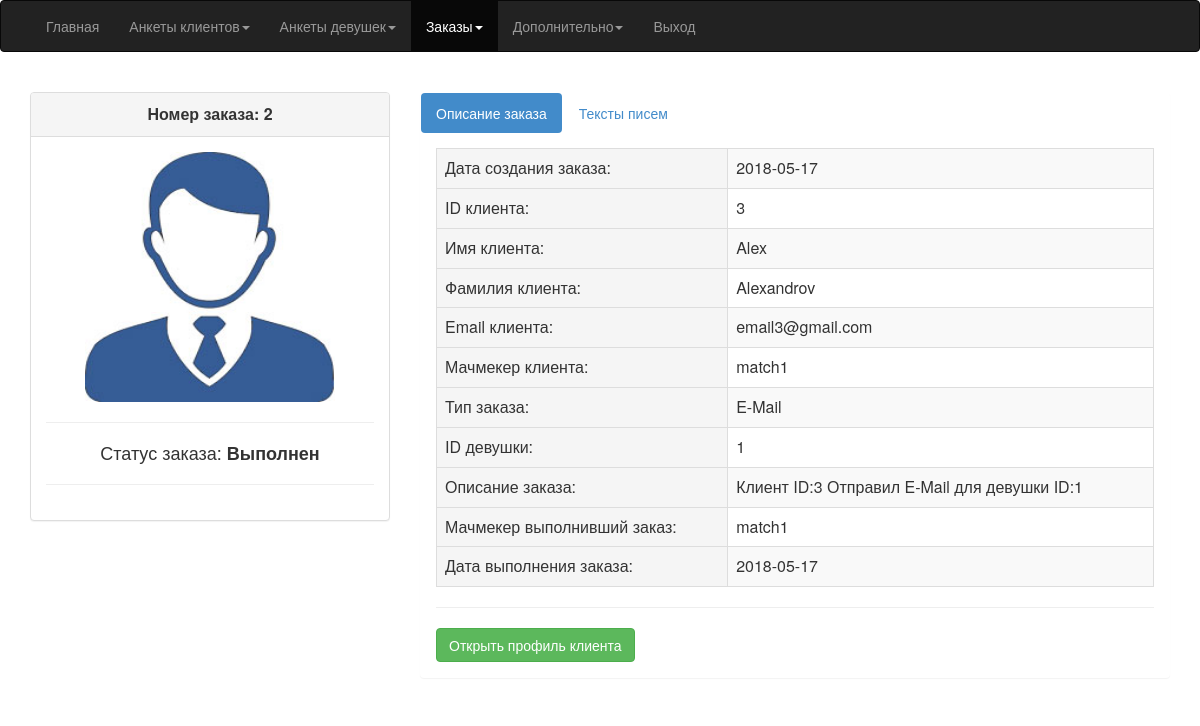
Page /matchmaker/order.php?order_id=2 (signed in) on the committed database.
### tables this page shows
CREATE TABLE IF NOT EXISTS `orders` (
  `order_id` int(11) NOT NULL AUTO_INCREMENT,
  `user_id` int(11) NOT NULL,
  `user_email` varchar(128) NOT NULL,
  `girl_id` int(11) NOT NULL,
  `type` int(11) NOT NULL,
  `match_login_processed` varchar(64) NOT NULL,
  `description1` text NOT NULL,
  `description2` text NOT NULL,
  `description3` text NOT NULL,
  `date_add` date NOT NULL,
  `date_end` date NOT NULL,
  `status` int(11) NOT NULL DEFAULT '0',
  PRIMARY KEY (`order_id`)
);

CREATE TABLE IF NOT EXISTS `girls` (
  `girl_id` int(11) NOT NULL AUTO_INCREMENT,
  `first_name` varchar(64) NOT NULL,
  `last_name` varchar(64) NOT NULL,
  `country` varchar(64) NOT NULL,
  `city` varchar(64) NOT NULL,
  `birthday` date NOT NULL,
  `foto` varchar(128) NOT NULL,
  `video` varchar(256) NOT NULL,
  `gallery_status` varchar(8) NOT NULL DEFAULT '0',
  `login_match` varchar(64) NOT NULL,
  `dreams` text NOT NULL,
  `meeting` text NOT NULL,
  `question1` text NOT NULL,
  `question2` text NOT NULL,
  `question3` text NOT NULL,
  `question4` text NOT NULL,
  `question5` text NOT NULL,
  `question6` text NOT NULL,
  `question7` text NOT NULL,
  `question8` text NOT NULL,
  `question9` text NOT NULL,
  `question10` text NOT NULL,
  `question11` text NOT NULL,
  `question12` text NOT NULL,
  `question13` text NOT NULL,
  `question14` text NOT NULL,
  `question15` text NOT NULL,
  `question16` text NOT NULL,
  `question17` text NOT NULL,
  `question18` text NOT NULL,
  `question19` text NOT NULL,
  `question20` text NOT NULL,
  `question21` text NOT NULL,
  `question22` text NOT NULL,
  `question23` text NOT NULL,
  `question24` text NOT NULL,
  `question25` text NOT NULL,
  `question26` text NOT NULL,
  `question27` text NOT NULL,
  `question28` text NOT NULL,
  `question29` text NOT NULL,
  `question30` text NOT NULL,
  `question31` text NOT NULL,
  `question32` text NOT NULL,
  `question33` text NOT NULL,
  `question34` text NOT NULL,
  `question35` text NOT NULL,
  `question36` text NOT NULL,
  `question37` text NOT NULL,
  `question38` text NOT NULL,
  `question39` text NOT NULL,
  `question40` text NOT NULL,
  `question41` text NOT NULL,
  `question42` text NOT NULL,
  `question43` text NOT NULL,
  `question44` text NOT NULL,
  `question45` text NOT NULL,
  `question46` text NOT NULL,
  `question47` text NOT NULL,
  `question48` text NOT NULL,
  PRIMARY KEY (`girl_id`)
);

CREATE TABLE IF NOT EXISTS `clients` (
  `user_id` int(11) NOT NULL AUTO_INCREMENT,
  `email_client` varchar(128) NOT NULL,
  `password` varchar(128) NOT NULL,
  `first_name` varchar(64) NOT NULL,
  `last_name` varchar(64) NOT NULL,
  `country` varchar(64) NOT NULL,
  `telefon` varchar(32) NOT NULL,
  `foto` varchar(128) NOT NULL DEFAULT 'uploads/client/avatar.jpg',
  `matchmaker_login` varchar(64) NOT NULL DEFAULT 'None',
  `status_system` varchar(8) NOT NULL DEFAULT '0',
  `status_tarif` varchar(8) NOT NULL DEFAULT '0',
  `status_email` varchar(8) NOT NULL DEFAULT '0',
  `status_anketa2` varchar(8) NOT NULL DEFAULT '0',
  `status_verification` varchar(8) NOT NULL DEFAULT '0',
  `service` varchar(8) NOT NULL DEFAULT '0',
  `birthday` date NOT NULL,
  `date_reg` date NOT NULL,
  `date_tarif_set` date NOT NULL DEFAULT '2000-01-01',
  `utm_source` varchar(128) NOT NULL,
  PRIMARY KEY (`user_id`)
);

### matchmaker/order.php (the view, shortened to what this page needs)
<?
$order_id = $_GET['order_id'];
$zapros1 = "SELECT * FROM orders WHERE order_id='".$order_id."'";
$requirest1 = mysql_query($zapros1);
while($row1 = mysql_fetch_array($requirest1))
	{
		$order_id = $row1['order_id'];
		$date_add = $row1['date_add'];
		$date_end = $row1['date_end'];
		$user_id = $row1['user_id'];
		$girl_id = $row1['girl_id'];
		$user_email = $row1['user_email'];
		$match_login_processed = $row1['match_login_processed'];
		$type = $row1['type'];
		$status = $row1['status'];
		$description1 = $row1['description1'];
		switch ($status)
			{
				case 2:
					$status_print = "Выполнен";
				break;
			}
		switch ($type)
			{
				case 0:
					$type_print = "E-Mail";
				break;
			}
	}
$zapros2 = "SELECT * FROM clients WHERE user_id='".$user_id."'";
$requirest2 = mysql_query($zapros2);
while($row2 = mysql_fetch_array($requirest2))
	{
		$first_name = $row2['first_name'];
		$last_name = $row2['last_name'];
		$matchmaker_login = $row2['matchmaker_login'];
	}
if($matchmaker_login == "None")
	{
		$matchmaker_login_print = "Не определен";
	}
else
	{
		$matchmaker_login_print = $matchmaker_login;
	}
$zapros_girl = "SELECT * FROM girls WHERE girl_id='".$girl_id."'";
$requirest_girl = mysql_query($zapros_girl);
while($row_girl = mysql_fetch_array($requirest_girl))
	{
		$girl_foto = $row_girl['foto'];
	}
?>
<html>
<head>
	<link rel="stylesheet" href="./css/bootstrap.min.css" />
	<link rel="stylesheet" href="./css/font-awesome.min.css" />
</head>
<?
include "header.php";
?>
<body>
<div class="container" style="margin-top:40px;">
<div id="main">
	<div class="row" id="real-estates-detail">
		<div class="col-lg-4 col-md-4 col-xs-12">
			<div class="panel panel-default">
					<div class="panel-heading">
						<header class="panel-title">
							<div class="text-center">
								<strong>Номер заказа: <? echo $order_id; ?></strong>
							</div>
						</header>
					</div>
					<div class="panel-body">
						<div class="text-center" id="author">
							<img height="250" width="250" src="../<? echo $girl_foto; ?>">
							<hr>
							<h4>Статус заказа: <b><? echo $status_print; ?></b></h4>
							<hr>
						</div>
					</div>
			</div>
		</div>
		<div class="col-lg-8 col-md-8 col-xs-12">
			<div class="panel">
				<ul id="myTab" class="nav nav-pills">
					<li class="active"><a href="#order" data-toggle="tab">Описание заказа</a></li>
					<? if($type == "0") { echo('<li class=""><a href="#emails" data-toggle="tab">Тексты писем</a></li>'); } ?>
				</ul>
				<div class="panel-body">
					<div id="myTabContent" class="tab-content">
						<div class="tab-pane fade active in" id="order">
							<table class="table table-striped table-bordered">
									<tr><td class="active">Дата создания заказа:</td><td><? echo $date_add; ?></td></tr>
									<tr><td class="active">ID клиента:</td><td><? echo $user_id; ?></td></tr>
									<tr><td class="active">Имя клиента:</td><td><? echo $first_name; ?></td></tr>
									<tr><td class="active">Фамилия клиента:</td><td><? echo $last_name; ?></td></tr>
									<tr><td class="active">Email клиента:</td><td><? echo $user_email; ?></td></tr>
									<tr><td class="active">Мачмекер клиента:</td><td><? echo $matchmaker_login_print; ?></td></tr>
									<tr><td class="active">Тип заказа:</td><td><? echo $type_print; ?></td></tr>
									<tr><td class="active">ID девушки:</td><td><? echo $girl_id; ?></td></tr>
									<tr><td class="active">Описание заказа:</td><td><? echo $description1; ?></td></tr>
									<tr><td class="active">Мачмекер выполнивший заказ:</td><td><? echo $match_login_processed; ?></td></tr>
									<tr><td class="active">Дата выполнения заказа:</td><td><? echo $date_end; ?></td></tr>
							</table>
							<hr>
							<a href="./client_profile.php?user_id=<? echo $user_id; ?>"><button type="button" class="btn btn-success">Открыть профиль клиента</button></a>
						</div>
					</div>
				</div>
			</div>
		</div>
	</div>
</div>
</body>
</html>

### rows in the picture
orders: order_id "2", status "Выполнен", date_add "2018-05-17", user "3", user_email "email3@gmail.com", type "E-Mail", girl "1", description1 "Клиент ID:3 Отправил E-Mail для девушки ID:1", match_login_processed "match1", date_end "2018-05-17"
girls: foto (picture)
clients: first_name "Alex", last_name "Alexandrov", matchmaker_login "match1"
